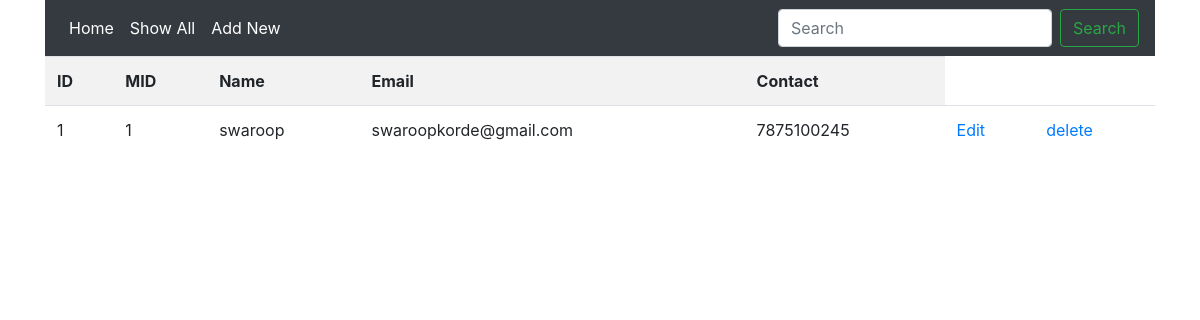
The page /show on the database as committed earlier.
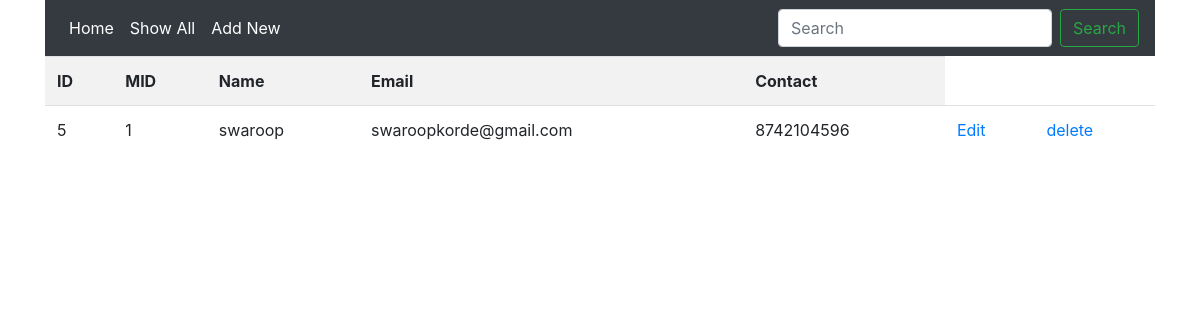
The same page on the database as committed later.
### myapp/models.py (models this page shows)
class Employee(models.Model):
    eid = models.CharField(max_length=20)
    ename = models.CharField(max_length=200)
    eemail = models.EmailField()
    econtact = models.CharField(max_length=20)

### myapp/views.py (the view)
# urls.py: path('show', views.show),
def show(request):
    employee = Employee.objects.all
    return render(request , "show.html" , {'employee' : employee})

### myapp/Templates/show.html (shortened to what this page needs)
{% extends 'base.html' %}
{% block content %}
<table class="table table-striped">
    <tr>
        <th>ID</th>
        <th>MID</th>
        <th>Name</th>
        <th>Email</th>
        <th>Contact</th>
    </tr>
    {% for i in employee%}
    <tr>
        <td>{{i.id}}</td>
        <td>{{i.eid}}</td>
        <td>{{i.ename}}</td>
        <td>{{i.eemail}}</td>
        <td>{{i.econtact}}</td>
        <td><a href="/edit/{{ i.id }}">Edit</a></td>
        <td><a href="/delete/{{ i.id }}">delete</a></td>
    </tr>
    {% endfor %}
</table>
{% endblock %}

### myapp/Templates/base.html (shortened to what this page needs)
<!doctype html>
<html lang="en">
  <head>
    <link rel="stylesheet" href="https://stackpath.bootstrapcdn.com/bootstrap/4.4.1/css/bootstrap.min.css">
  </head>
  <body>
  <div class="container">
      <nav class="navbar navbar-expand-md bg-dark navbar-dark">
  <div class="collapse navbar-collapse" id="collapsibleNavbar">
    <ul class="navbar-nav mr-auto">
      <li class="nav-item active">
        <a class="nav-link" href="/">Home</a>
        </li>
      <li class="nav-item active"><a class="nav-link" href="/show">Show All</a></li>
      <li class="nav-item active"><a class="nav-link" href="/emp">Add New</a></li>
    </ul>
    <form method="POST" action="search" class="form-inline my-2 my-lg-0">
      <input name="name" class="form-control mr-sm-2" type="search" placeholder="Search" aria-label="Search">
      <button class="btn btn-outline-success my-2 my-sm-0" type="submit">Search</button>
    </form>
  </div>
</nav>
{%block content%}{% endblock %}
</div>
  </body>
</html>

Rows that differ between the two databases and show on the page:
removed Employee: id "1", eid "1", ename "swaroop", eemail "swaroopkorde@gmail.com", econtact "7875100245"
added Employee: id "5", eid "1", ename "swaroop", eemail "swaroopkorde@gmail.com", econtact "8742104596"
